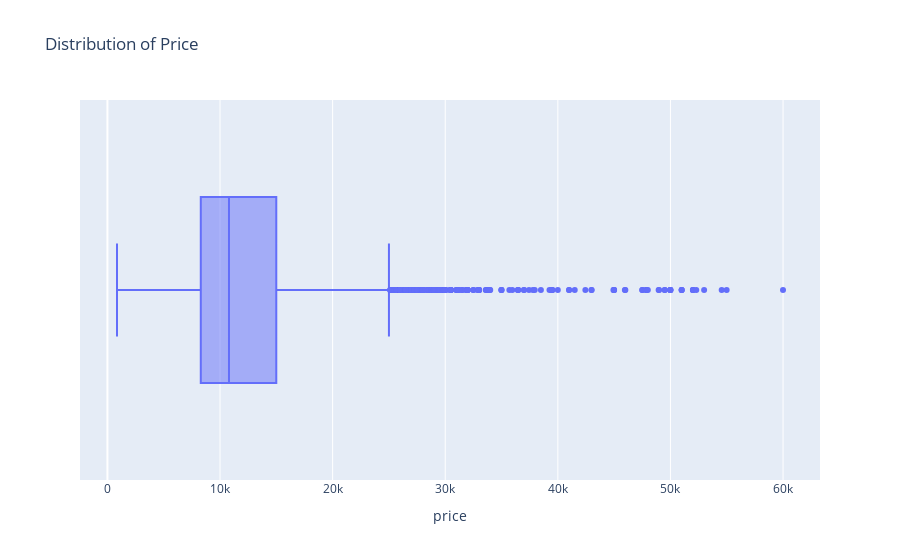

Notebook source saved alongside this figure:
### Markdown cell above
## Single Variable plot
boxplot
barchart
scatterplot
countplot
lineplot
histogram

### Code cell
fig = px.box(
    data_frame=df,
    x='price',
    title='Distribution of Price'
)

fig.show()

### Figure 1 — Plotly figure (JSON) as saved in the notebook; plotly's stock layout.template omitted (floating-point values rounded to 4 significant figures; data arrays with more than 128 entries replaced by an {"elided": "..."} marker saying what was removed)
{"data": [{"alignmentgroup": "True", "hovertemplate": "price=%{x}<extra></extra>", "legendgroup": "", "marker": {"color": "#636efa"}, "name": "", "notched": false, "offsetgroup": "", "orientation": "h", "showlegend": false, "type": "box", "x": {"elided": "6738 int values"}, "x0": " ", "xaxis": "x", "y0": " ", "yaxis": "y"}], "layout": {"boxmode": "group", "legend": {"tracegroupgap": 0}, "title": {"text": "Distribution of Price"}, "xaxis": {"anchor": "y", "domain": [0, 1], "title": {"text": "price"}}, "yaxis": {"anchor": "x", "domain": [0, 1]}}}
